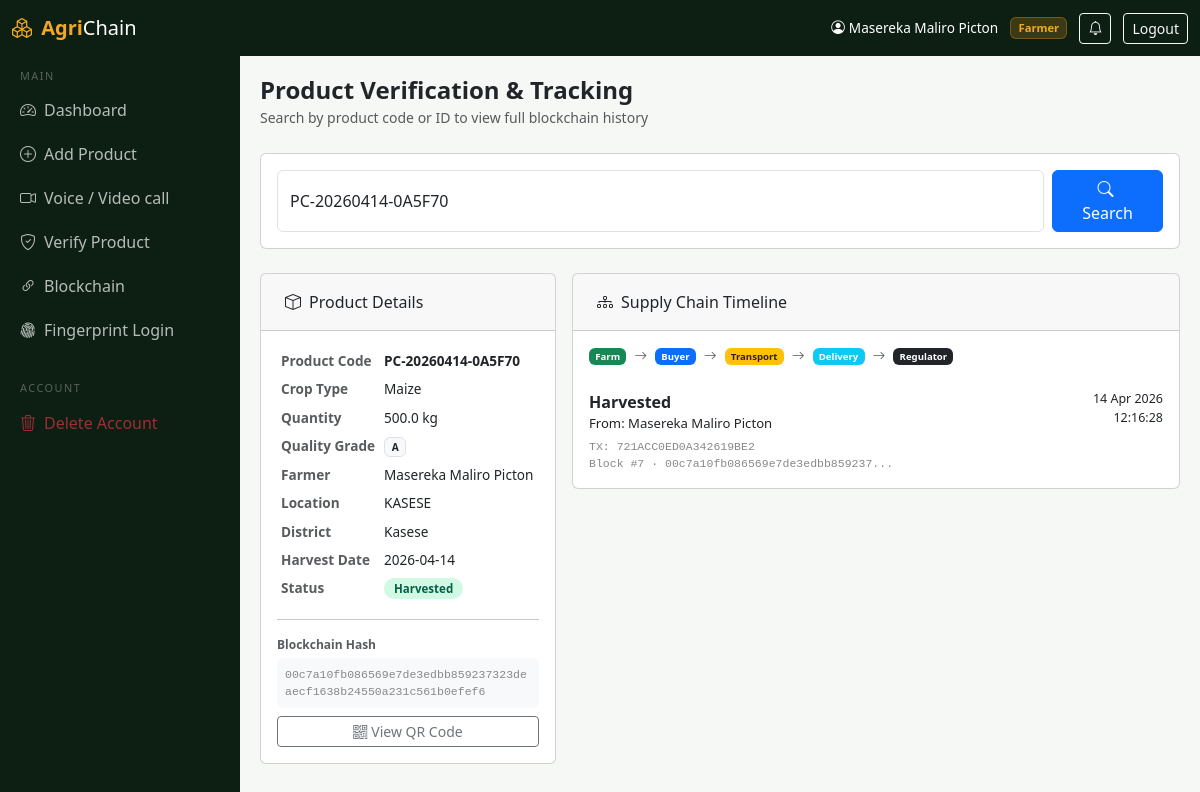
The app's page /track?q=PC-20260414-0A5F70 (signed in) with its own data.
### models.py (models this page shows, shortened)
class User(db.Model):
    __tablename__ = 'users'
    id = db.Column(db.Integer, primary_key=True)
    name = db.Column(db.String(100), nullable=False)
    email = db.Column(db.String(120), unique=True, nullable=False)
    password = db.Column(db.String(256), nullable=False)
    role = db.Column(db.String(20), nullable=False)
    is_active = db.Column(db.Boolean, default=True)
    phone = db.Column(db.String(20))
    location = db.Column(db.String(100))
    created_at = db.Column(db.DateTime, default=datetime.utcnow)
    webauthn_credential_id = db.Column(db.Text, nullable=True)
    webauthn_public_key    = db.Column(db.Text, nullable=True)
    webauthn_sign_count    = db.Column(db.Integer, default=0)
    products = db.relationship('Product', backref='farmer', lazy=True, foreign_keys='Product.farmer_id')

class Product(db.Model):
    __tablename__ = 'products'
    id = db.Column(db.Integer, primary_key=True)
    product_code = db.Column(db.String(20), unique=True, nullable=False)
    crop_type = db.Column(db.String(50), nullable=False)
    quantity = db.Column(db.Float, nullable=False)
    unit = db.Column(db.String(20), default='kg')
    location = db.Column(db.String(100))
    district = db.Column(db.String(100), default='Kasese')
    harvest_date = db.Column(db.Date)
    quality_grade = db.Column(db.String(10), default='Pending')
    status = db.Column(db.String(30), default='harvested')
    farmer_id = db.Column(db.Integer, db.ForeignKey('users.id'), nullable=False)
    purchase_requested_by_id = db.Column(db.Integer, db.ForeignKey('users.id'), nullable=True)
    current_owner_id = db.Column(db.Integer, db.ForeignKey('users.id'))
    blockchain_hash = db.Column(db.String(64))
    is_flagged = db.Column(db.Boolean, default=False)
    is_approved = db.Column(db.Boolean, default=False)
    notes = db.Column(db.Text)
    image_data = db.Column(db.Text, nullable=True)
    price_per_kg = db.Column(db.Float, nullable=True)        # farmer sets this
    resale_price_per_kg = db.Column(db.Float, nullable=True) # buyer/distributor sets this
    created_at = db.Column(db.DateTime, default=datetime.utcnow)
    updated_at = db.Column(db.DateTime, default=datetime.utcnow, onupdate=datetime.utcnow)
    current_owner = db.relationship('User', foreign_keys=[current_owner_id])
    purchase_requester = db.relationship('User', foreign_keys=[purchase_requested_by_id])
    purchase_requests = db.relationship(
        'PurchaseRequest', backref='product', lazy='dynamic', cascade='all, delete-orphan'
    )
    transactions = db.relationship('Transaction', backref='product', lazy=True)

class Transaction(db.Model):
    __tablename__ = 'transactions'
    id = db.Column(db.Integer, primary_key=True)
    tx_id = db.Column(db.String(64), unique=True, nullable=False)
    product_id = db.Column(db.Integer, db.ForeignKey('products.id'), nullable=False)
    action = db.Column(db.String(50), nullable=False)
    sender_id = db.Column(db.Integer, db.ForeignKey('users.id'))
    receiver_id = db.Column(db.Integer, db.ForeignKey('users.id'))
    block_index = db.Column(db.Integer)
    block_hash = db.Column(db.String(64))
    previous_hash = db.Column(db.String(64))
    payload = db.Column(db.Text)
    notes = db.Column(db.Text)
    timestamp = db.Column(db.DateTime, default=datetime.utcnow)
    sender = db.relationship('User', foreign_keys=[sender_id])
    receiver = db.relationship('User', foreign_keys=[receiver_id])

### routes.py (the view)
@main_bp.route('/track')
@login_required
def track_product():
    query = request.args.get('q', '')
    product = None
    transactions = []
    if query:
        product = Product.query.filter(
            (Product.product_code == query) |
            (Product.id == query if query.isdigit() else False)
        ).first()
        if product:
            transactions = Transaction.query.filter_by(product_id=product.id).order_by(Transaction.timestamp).all()
    return render_template('track.html', product=product, transactions=transactions, query=query)

### routes.py (called while the page is built)
def login_required(f):
    @wraps(f)
    def decorated(*args, **kwargs):
        if 'user_id' not in session:
            return redirect(url_for('auth.login'))
        return f(*args, **kwargs)
    return decorated

### templates/track.html (shortened to what this page needs)
{% extends "base.html" %}
{% block content %}
<div class="mb-4">
  <h4 class="fw-bold mb-0">Product Verification & Tracking</h4>
  <small class="text-muted">Search by product code or ID to view full blockchain history</small>
</div>
<div class="card p-3 mb-4">
  <form method="GET" action="/track" class="d-flex gap-2">
    <input type="text" name="q" class="form-control" placeholder="Enter Product Code (e.g., PC-2024-0001) or Product ID..." value="{{ query }}">
    <button type="submit" class="btn btn-primary px-4"><i class="bi bi-search me-1"></i>Search</button>
  </form>
</div>
{% if product %}
<div class="row g-3">
  <div class="col-lg-4">
    <div class="card">
      <div class="card-header py-3 px-4">
        <i class="bi bi-box me-2"></i>Product Details
      </div>
      <div class="card-body">
        <table class="table table-sm table-borderless mb-0" style="font-size:0.85rem">
          <tr><td class="text-muted fw-semibold">Product Code</td><td class="fw-bold">{{ product.product_code }}</td></tr>
          <tr><td class="text-muted fw-semibold">Crop Type</td><td>{{ product.crop_type }}</td></tr>
          <tr><td class="text-muted fw-semibold">Quantity</td><td>{{ product.quantity }} kg</td></tr>
          <tr><td class="text-muted fw-semibold">Quality Grade</td><td><span class="badge bg-light text-dark border">{{ product.quality_grade }}</span></td></tr>
          <tr><td class="text-muted fw-semibold">Farmer</td><td>{{ product.farmer.name }}</td></tr>
          <tr><td class="text-muted fw-semibold">Location</td><td>{{ product.location }}</td></tr>
          <tr><td class="text-muted fw-semibold">District</td><td>{{ product.district }}</td></tr>
          <tr><td class="text-muted fw-semibold">Harvest Date</td><td>{{ product.harvest_date }}</td></tr>
          <tr><td class="text-muted fw-semibold">Status</td><td><span class="badge-status badge-{{ product.status }}">{{ product.status.replace('_',' ').title() }}</span></td></tr>
        </table>
        <hr>
        <div style="font-size:0.75rem">
          <div class="text-muted fw-semibold mb-1">Blockchain Hash</div>
          <div class="hash-text bg-light p-2 rounded">{{ product.blockchain_hash or 'N/A' }}</div>
        </div>
        <div class="mt-2">
          <a href="/qr/{{ product.product_code }}" class="btn btn-sm btn-outline-secondary w-100"><i class="bi bi-qr-code me-1"></i>View QR Code</a>
        </div>
      </div>
    </div>
  </div>
  <div class="col-lg-8">
    <div class="card">
      <div class="card-header py-3 px-4"><i class="bi bi-diagram-3 me-2"></i>Supply Chain Timeline</div>
      <div class="card-body">
        <div class="d-flex align-items-center gap-2 mb-4 flex-wrap" style="font-size:0.8rem">
          <span class="badge bg-success">Farm</span>
          <i class="bi bi-arrow-right text-muted"></i>
          <span class="badge bg-primary">Buyer</span>
          <i class="bi bi-arrow-right text-muted"></i>
          <span class="badge bg-warning text-dark">Transport</span>
          <i class="bi bi-arrow-right text-muted"></i>
          <span class="badge bg-info">Delivery</span>
          <i class="bi bi-arrow-right text-muted"></i>
          <span class="badge bg-dark">Regulator</span>
        </div>
        <div class="timeline">
          {% for tx in transactions %}
          <div class="timeline-item">
            <div class="d-flex justify-content-between align-items-start">
              <div>
                <div class="fw-semibold">{{ tx.action.replace('_',' ').title() }}</div>
                <div style="font-size:0.82rem;color:var(--text-muted)">
                  From: {{ tx.sender.name if tx.sender else 'System' }}
                </div>
                <div class="hash-text mt-1">TX: {{ tx.tx_id }}</div>
                <div class="hash-text">Block #{{ tx.block_index }} · {{ tx.block_hash[:30] if tx.block_hash else '' }}...</div>
              </div>
              <div class="text-end" style="font-size:0.78rem;color:var(--text-muted);white-space:nowrap">
                {{ tx.timestamp.strftime('%d %b %Y') }}<br>{{ tx.timestamp.strftime('%H:%M:%S') }}
              </div>
            </div>
          </div>
          {% else %}
          <p class="text-muted">No transactions recorded yet.</p>
          {% endfor %}
        </div>
      </div>
    </div>
  </div>
</div>
{% endif %}
{% endblock %}

### templates/base.html (shortened to what this page needs)
<!DOCTYPE html>
<html lang="en">
<head>
<link href="https://cdn.jsdelivr.net/npm/bootstrap@5.3.0/dist/css/bootstrap.min.css" rel="stylesheet">
<link href="https://cdn.jsdelivr.net/npm/bootstrap-icons@1.11.0/font/bootstrap-icons.css" rel="stylesheet">
</head>
<body>
<nav class="navbar navbar-expand-lg sticky-top">
  <div class="container-fluid">
    <a class="navbar-brand" href="/">
      <i class="bi bi-boxes me-1" style="color:#f4a820"></i>
      <span style="color:#f4a820;font-weight:800">Agri</span><span class="text-white fw-light">Chain</span>
    </a>
    <div class="ms-auto d-flex align-items-center gap-2">
      {% if session.user_id %}
        <span class="text-white me-1" style="font-size:0.85rem">
          <i class="bi bi-person-circle me-1"></i>{{ session.user_name }}
        </span>
        <span class="badge" style="background:rgba(244,168,32,0.2);color:#f4a820;border:1px solid rgba(244,168,32,0.3);font-size:0.7rem">
          {{ session.user_role|title }}
        </span>
        <a href="/notifications" class="btn btn-sm btn-outline-light ms-1 position-relative" id="notif-btn">
          <i class="bi bi-bell"></i>
        </a>
        <a href="/auth/logout" class="btn btn-sm btn-outline-light ms-1">Logout</a>
      {% else %}
        <a href="/auth/login" class="btn btn-sm btn-outline-light">Login</a>
        <a href="/auth/register" class="btn btn-sm btn-warning">Register</a>
      {% endif %}
    </div>
  </div>
</nav>
{% if session.user_id %}
<div id="sidebar" class="sidebar">
  <div class="sidebar-section">Main</div>
  {% if session.user_role == 'farmer' %}
    <a href="/farmer/dashboard" class="nav-link"><i class="bi bi-speedometer2"></i>Dashboard</a>
    <a href="/farmer/add_product" class="nav-link"><i class="bi bi-plus-circle"></i>Add Product</a>
    <a href="/coordination" class="nav-link"><i class="bi bi-camera-video"></i>Voice / Video call</a>
    <a href="/verify" class="nav-link"><i class="bi bi-shield-check"></i>Verify Product</a>
    <a href="/blockchain_explorer" class="nav-link"><i class="bi bi-link-45deg"></i>Blockchain</a>
    <a href="/auth/webauthn/register/page" class="nav-link"><i class="bi bi-fingerprint"></i>Fingerprint Login</a>
  {% endif %}
  <div class="sidebar-section mt-3">Account</div>
  <a href="/auth/delete_account" class="nav-link" style="color:rgba(220,53,69,0.7)"
    onclick="return confirm('Are you sure you want to delete your account? This cannot be undone.')">
    <i class="bi bi-trash3"></i>Delete Account
  </a>
</div>
{% endif %}
<div class="{% if session.user_id %}main-content{% else %}container py-4{% endif %}">
  {% block content %}{% endblock %}
</div>
</body>
</html>

### templates/base.html (style rules this page uses)
:root { --primary: #1a6b3c; --primary-light: #2d9e5f; --accent: #f4a820; --dark: #0d1f13; --surface: #f5f8f5; --text: #1a2a1e; --border: #d4e4d8; }
* { box-sizing: border-box; }
body { background: var(--surface); margin: 0; }
.navbar { background: var(--dark) !important; }
.sidebar { width: 240px; position: fixed; top: 56px; left: 0; height: calc(100vh - 56px); background: var(--dark); overflow-y: auto; z-index: 1000; transition: transform 0.3s ease; }
.sidebar .nav-link { color: rgba(255,255,255,0.7); padding: 10px 20px; display:flex; align-items:center; gap:8px; }
.sidebar-section { color: rgba(255,255,255,0.3); font-size:0.68rem; letter-spacing:1.5px; text-transform:uppercase; padding: 12px 20px 4px; }
.main-content { margin-left: 240px; padding: 20px; }
.badge-status { padding:3px 10px; border-radius:20px; font-size:0.72rem; font-weight:600; }
.badge-harvested { background:#d1fae5; color:#065f46; }
.hash-text { font-family:monospace; font-size:0.72rem; color:#888; }
.sidebar, .navbar { pointer-events: auto; }
.main-content * { pointer-events: auto; }

### records on screen
User: user_name "Masereka Maliro Picton", user_role "Farmer", farmer.name "Masereka Maliro Picton"
Product: product_code "PC-20260414-0A5F70", crop_type "Maize", quantity "500.0", quality_grade "A", location "KASESE", district "Kasese", harvest_date "2026-04-14", status.replace "Harvested", blockchain_hash "00c7a10fb086569e7de3edbb859237323deaecf1638b24550a231c561b0efef6"
Transaction: action.replace "Harvested", sender "Masereka Maliro Picton", tx_id "721ACC0ED0A342619BE2", block_index "7", block_hash "00c7a10fb086569e7de3edbb859237", timestamp "14 Apr 2026", timestamp "12:16:28"
